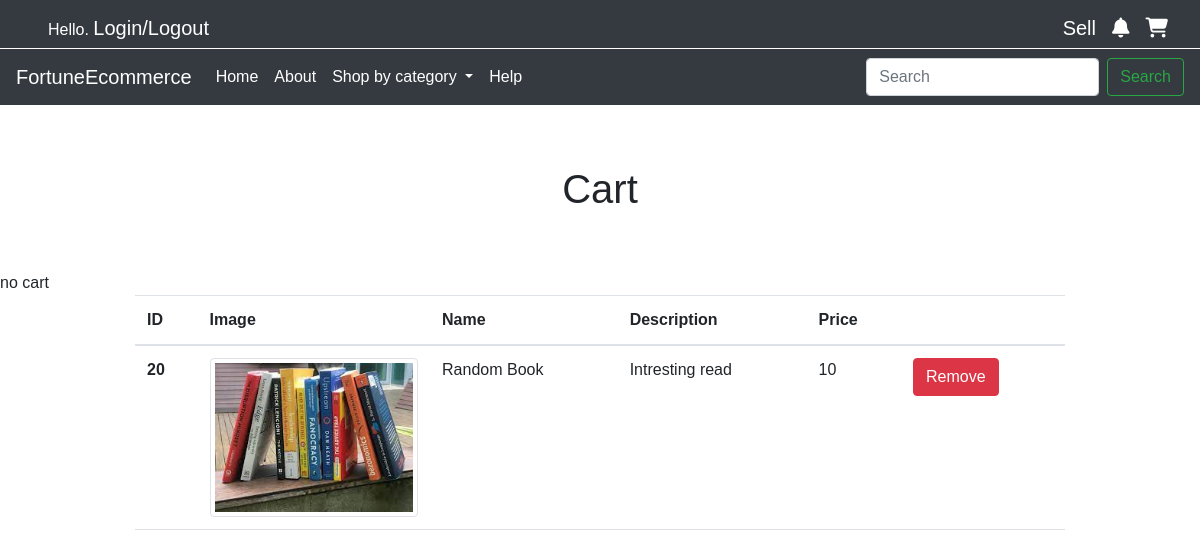
/cart.php?id=20, run on the app's committed database.
### tables this page shows
CREATE TABLE IF NOT EXISTS `products` (
  `product_id` int NOT NULL AUTO_INCREMENT,
  `product_title` varchar(255) NOT NULL,
  `product_price` decimal(10,0) NOT NULL,
  `product_brandname` varchar(100) NOT NULL,
  `product_image` varchar(255) NOT NULL,
  `product_description` text NOT NULL,
  `category_product_featured` text NOT NULL,
  PRIMARY KEY (`product_id`)
);

### cart.php (the view, shortened to what this page needs)
<!DOCTYPE html>
<html lang="en">
<head>
    <link href="https://cdn.jsdelivr.net/npm/bootstrap@5.2.3/dist/css/bootstrap.min.css" rel="stylesheet"
>
    <link rel="stylesheet" href="https://cdn.jsdelivr.net/npm/bootstrap@4.0.0/dist/css/bootstrap.min.css"
>
    <link rel="stylesheet" href="css/styles.css">
</head>
<body>
    <?php include "./include/header.php"; ?>
    <main>
        <section class="categories" id="ecategories">
            <h1>Cart</h1>
            <?php
            include "conn.php";
            if (!isset($_SESSION["cart"])) {
                $cartIds = array();
                echo "no cart";
            } else {
                $cartIds = $_SESSION["cart"];
                echo "cart exists";
            }
            $product_id = $_GET["id"];
            array_push($cartIds, $product_id);
            ?>
            <div class="container">
                <div class="row">
                    <div class="col-12">
                        <table class="table table-image">
                            <thead>
                                <tr>
                                    <th scope="col">ID</th>
                                    <th scope="col">Image</th>
                                    <th scope="col">Name</th>
                                    <th scope="col">Description</th>
                                    <th scope="col">Price</th>
                                    <th scope="col"> </th>
                                </tr>
                            </thead>
                            <tbody>
                                <?php
                                foreach ($cartIds as $cartItem) {
                                    $products = $pdo->prepare("SELECT * FROM products WHERE product_id=$cartItem");
                                    $products->execute();
                                    $products = $products->fetch();
                                    echo '
                                        <tr>
                                            <th scope="row">' . $products["product_id"] . '</th>
                                            <td class="w-25">
                                                <img src="' . $products["product_image"] . '" class="img-fluid img-thumbnail" alt="cart item">
                                            </td>
                                            <td>' . $products["product_title"] . '</td>
                                            <td>' . $products["product_description"] . '</td>
                                            <td>' . $products["product_price"] . '</td>
                                            <td><a href="delete.php?id=' . $products["product_id"] . '" type="button" class="btn btn-danger">Remove</a></td>
                                        </tr>
                                    ';
                                }
                                ?>
                            </tbody>
                        </table>
                    </div>
                </div>
            </div>
        </section>
    </main>
</body>
</html>

### css/styles.css (style rules this page uses)
* { box-sizing: border-box; }
body { font-family: Verdana, sans-serif; }
img { vertical-align: middle; }
section.categories h1 { text-align: center; padding-top: 60px; padding-bottom: 50px; }
.container { max-width: 960px; }
td, th { vertical-align: middle; }

### data on the page
products: product_id "20", product_image (picture), product_title "Random Book", product_description "Intresting read", product_price "10"
